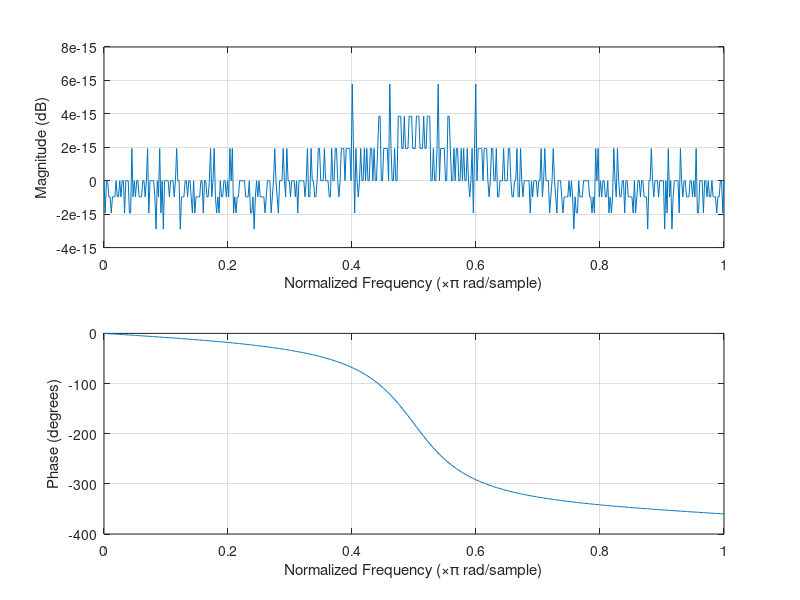
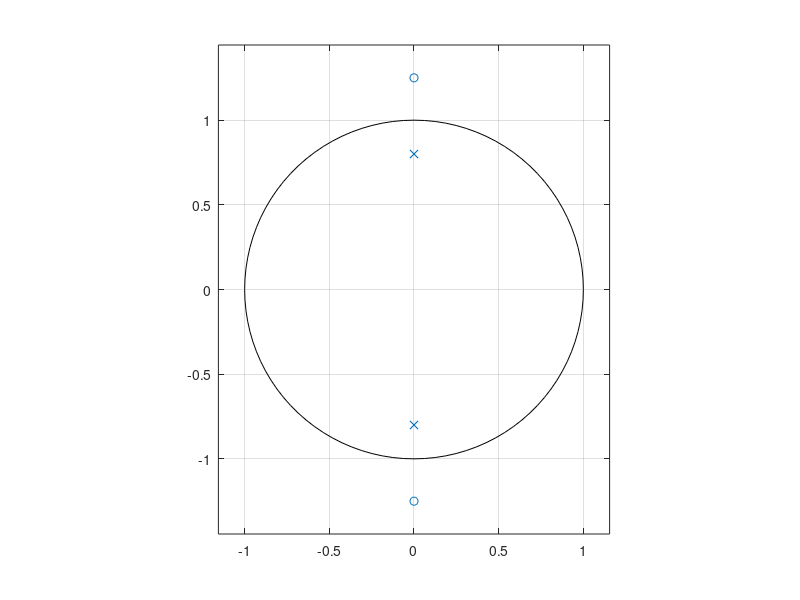

Reproduce these figures in MATLAB, in order.
close all
figure;
x = sqrt(.5)
%z0 = -.9+.1*1j; z1 = -.9-.1*1j; p0 = .9+.1*1j; p1 = .9-.1*1j; % low pass
%p0 = -.9+.1*1j; p1 = -.9-.1*1j; z0 = .9+.1*1j; z1 = .9-.1*1j; % high pass
%z0 = -1*1j; z1 = -1*1j; p0 = .1*1j; p1 = .1*1j; % bandpass : done?
%z0 = 0*1j; z1 = 0*1j; p0 = -1*1j; p1 = -1*1j; % bandstop : done?
z0 = -1.25*1j; z1 = 1.25*1j; p0 = -.8*1j; p1 = .8*1j; % all pass
%z0 = x+x*1j; z1 = x-x*1j; p0 = .9*x-.9*x*1j; p1 = .9*x+.9*x*1j; % notch
numer = [1 -(z0+z1) z0*z1];
denom = [1 -(p0+p1) p0*p1];
z = 1; zvec = [ 1 z^(-1) z^(-2) ]';
gain = (denom*zvec) / (numer*zvec);
freqz( gain*numer, denom )
figure;
zer = [z0; z1]
pol = [p0; p1]
zplane(zer, pol)
